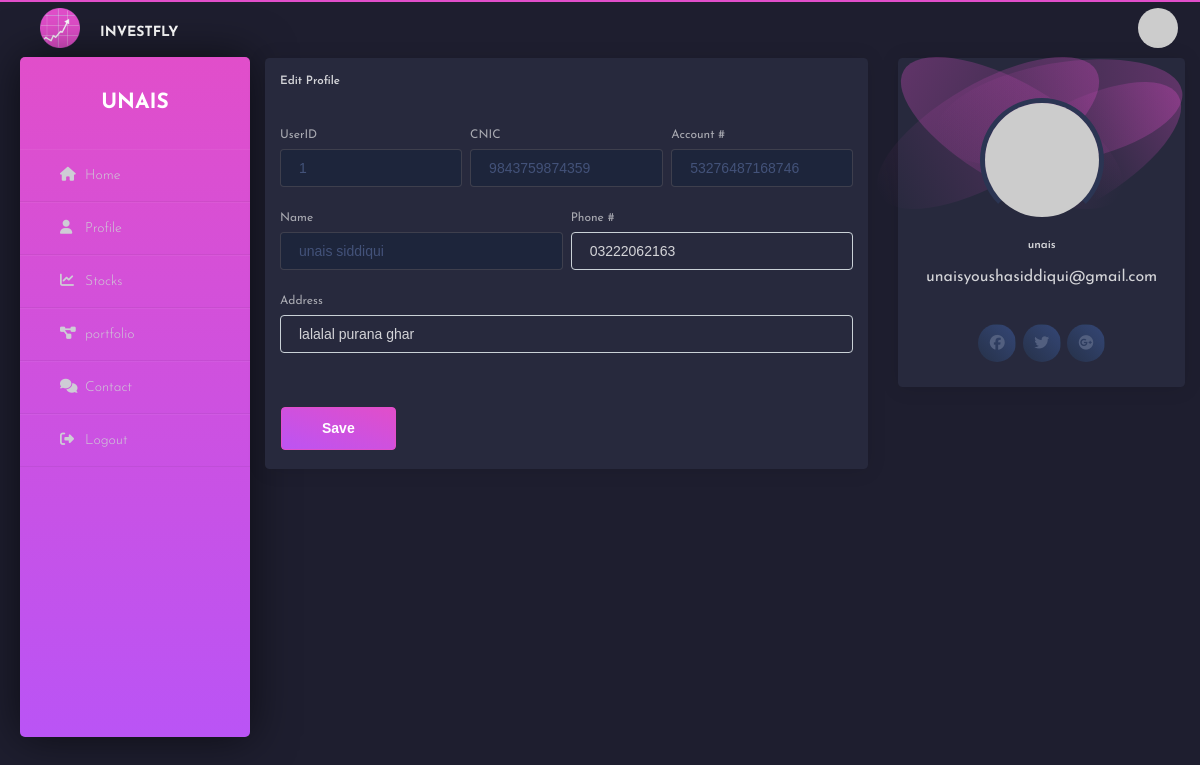
/profile (signed in), run on the app's committed database.
### app/models.py (models this page shows, shortened)
class user_login(UserMixin, db.Model):
    id = db.Column(db.Integer, primary_key=True, nullable=False)
    username = db.Column(db.String(64), index=True, unique=True, nullable=False)
    email = db.Column(db.String(120), index=True, unique=True, nullable=False)
    password_hash = db.Column(db.String(128))
    def avatar(self, size):
        digest = md5(self.email.lower().encode('utf-8')).hexdigest()
        return 'https://www.gravatar.com/avatar/{}?d=identicon&s={}'.format(digest, size)

class user_info(db.Model):
    id = db.Column(db.Integer, primary_key=True, nullable=False)
    user_id = db.Column(db.Integer, db.ForeignKey('user_login.id',onupdate='CASCADE',ondelete='CASCADE'),unique=True, nullable=False)
    fname= db.Column(db.String(20))
    phone= db.Column(db.String, unique=True, nullable=False)
    acc_num= db.Column(db.Integer, unique=True, nullable=False)
    cnic= db.Column(db.Integer, unique=True, nullable=False)
    addr= db.Column(db.String(50))

### app/routes.py (the view)
@app.route('/profile', methods = ['GET', 'POST'])
@login_required
def profile():
    user = user_info.query.filter_by(user_id=current_user.id).first_or_404()
    form = EditProfileForm()
    if form.validate_on_submit():
        if user_info.valid_phone_num(form.phone.data):
            user.phone = form.phone.data
            user.addr = form.addr.data
            db.session.commit()
    return render_template('profile.html',user=user,form=form)

### app/forms.py
class EditProfileForm(FlaskForm):
    phone = StringField('Phone Number')
    addr = TextField('Phone Number')
    submit = SubmitField('Submit')

### app/models.py (called while the page is built)
@app.before_request
def before_request():
    session.permanent = True
    app.permanent_session_lifetime = timedelta(seconds=600)

@login.user_loader
def load_user(id):
    return user_login.query.get(int(id))

### app/templates/profile.html (shortened to what this page needs)
{% extends "base2.html" %}
{% block head %}
	<link rel= "stylesheet" type= "text/css" href= "{{url_for('static',filename='css/profile.css')}}">
{% endblock %}
{% block content %}
<div class="rowm">
  <div class="col-md-8">
    <div class="card">
      <div class="card-header">
        <h5 class="title">Edit Profile</h5>
      </div>
      <div class="card-body">
        <form action="" method="post" novalidate>
          <div class="row">
            <div class="col-md-5 pr-md-1">
              <div class="form-group">
                <label>UserID</label>
                <input type="text" class="form-control" disabled="" value="{{ current_user.id }}">
              </div>
            </div>
            <div class="col-md-3 px-md-1">
              <div class="form-group">
                <label>CNIC</label>
                <input type="text" class="form-control" disabled="" value="{{ user.cnic }}">
              </div>
            </div>
            <div class="col-md-4 pl-md-1">
              <div class="form-group">
                <label >Account #</label>
                <input class="form-control" disabled="" value="{{ user.acc_num }}">
              </div>
            </div>
          </div>
          <div class="row">
            <div class="col-md-6 pr-md-1">
              <div class="form-group">
                <label>Name</label>
                <input type="text" class="form-control" disabled="" value="{{user.fname}}">
              </div>
            </div>
            <div class="col-md-6 pl-md-1">
              <div class="form-group">
                <label>Phone #</label>
                <input type="text" class="form-control" placeholder="{{ user.phone }}" value="{{user.phone}}" name="phone" maxlength="11" pattern="\d*" >
              </div>
            </div>
          </div>
          <div class="row">
            <div class="col-md-12">
              <div class="form-group">
                <label>Address</label>
                <input type="text" class="form-control" placeholder="{{ user.addr}}" value="{{ user.addr}}" name="addr">
              </div>
            </div>
          </div>
      </div>
      <div class="card-footer">
        <button type="submit" class="btn btn-fill btn-primary">Save</button>
      </div>
    </div>
  </div>
  <div class="col-md-4">
    <div class="card card-user">
      <div class="card-body">
        <p class="card-text">
          <div class="author">
            <a href="javascript:void(0)">
              <img class="avatar" src="{{current_user.avatar(128)}}" >
              <h5 class="title">
                {{ current_user.username }}
              </h5>
            </a>
            <p class="description">
              {{ current_user.email }}
            </p>
          </div>
        </p>
      </div>
      <div class="card-footer">
        <div class="button-container">
          <button href="javascript:void(0)" class="btn btn-icon btn-round btn-facebook">
            <i class="fab fa-facebook"></i>
          </button>
          <button href="javascript:void(0)" class="btn btn-icon btn-round btn-twitter">
            <i class="fab fa-twitter"></i>
          </button>
          <button href="javascript:void(0)" class="btn btn-icon btn-round btn-google">
            <i class="fab fa-google-plus"></i>
          </button>
        </div>
      </div>
    </div>
  </div>
</div>
{% endblock %}

### app/templates/base2.html (shortened to what this page needs)
<!DOCTYPE html>
<html lang="en">
<head>
	<link rel= "stylesheet" type= "text/css" href= "{{url_for('static',filename='css/base2.css')}}">
    {% block head %}{% endblock %}
</head>
<body>
<div class="wrapper">
    <img class="img" src="{{url_for('static',filename='img/logo1.png')}}" width="40" height="40" alt="" loading="lazy">
    <div class="header">
        <h4>INVESTFLY</h4>
    </div>
    <img class="user" src="{{current_user.avatar(128)}}" width="40" height="40" alt="" loading="lazy">
    <div class="sidebar">
        <h2>{{current_user.username}}</h2>
        <ul>
            <li><a href="{{ url_for('home_page' )}}"><i class="fas fa-home"></i>Home</a></li>
            <li><a href="{{ url_for('profile') }}"><i class="fas fa-user"></i>Profile</a></li>
            <li><a href="#"><i class="fas fa-chart-line"></i>Stocks</a></li>
            <li><a href="#"><i class="fas fa-project-diagram"></i>portfolio</a></li>
            <li><a href="#"><i class="fas fa-comments"></i>Contact</a></li>
            <li><a href="{{ url_for('logout') }}"><i class="fas fa-sign-out-alt"></i>Logout</a></li>
        </ul>
    </div>
</div>
{% block content%}
{% endblock %}
</body>
</html>

### app/Static/css/base2.css (style rules this page uses)
* { margin: 0; padding: 0; box-sizing: border-box; list-style: none; text-decoration: none; font-family: 'Josefin Sans', sans-serif; }
body { background-color: rgb(2, 11, 37); }
.wrapper { border-top: 2px solid #e14eca; width: 100%; display: flex; position: relative; }
.wrapper .sidebar { margin-left: 20px; margin-top: 55px; width: 230px; height: 85%; background: #ba54f5; background: -webkit-linear-gradient(0deg, #ba54f5 0%, #e14eca 100%); background: -o-linear-gradient(0deg, #ba54f5 0%, #e14eca 100%); background: -moz-linear-gradient(0deg, #ba54f5 0%, #e14eca 100%); background: linear-gradient(0deg, #ba54f5 0%, #e14eca 100%); padding: 30px 0px; position: fixed; border-radius: 5px; box-shadow: 0px 0px 45px 0px rgba(0, 0, 0, 0.6); display: block; overflow: auto; }
.wrapper .sidebar h2 { color: #fff; text-transform: uppercase; text-align: center; margin-bottom: 30px; }
.wrapper .sidebar ul li { padding: 15px; border-bottom: 1px solid #bdb8d7; border-bottom: 1px solid rgba(0,0,0,0.05); border-top: 1px solid rgba(255,255,255,0.05); }
.wrapper .sidebar ul li a { margin-left: 25px; color: #cecdd5; display: block; }
.wrapper .sidebar ul li a .fas { width: 25px; }
.wrapper .header { padding-top: 20px; background: #1e1e2f; color: white; text-transform: uppercase; text-align: center; margin-left: 20px; }
.wrapper .img { margin-top: 6px; margin-left: 40px; }
.wrapper .user { border-radius: 50%; margin-left: 80% ; margin-top: 6px; }

### data on the page
user_login: username "UNAIS", id "1", username "unais", email "unaisyoushasiddiqui@gmail.com"
user_info: cnic "9843759874359", acc_num "53276487168746", fname "unais siddiqui", phone "03222062163", addr "lalalal purana ghar"
